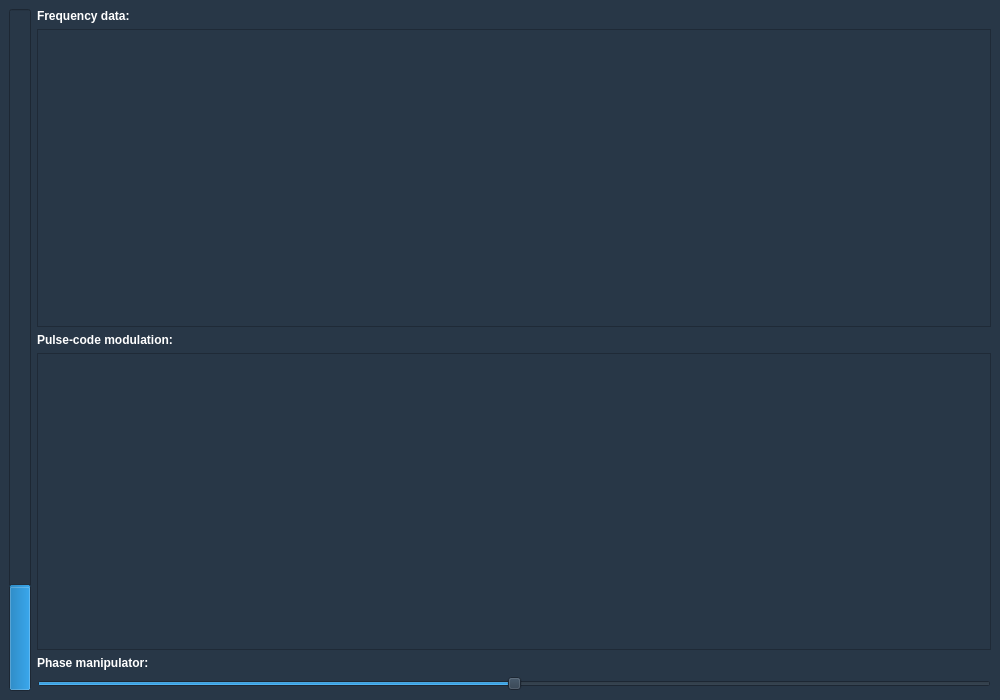
<?xml version="1.0" encoding="UTF-8"?>
<ui version="4.0">
 <class>AudioVisualizer</class>
 <widget class="QMainWindow" name="AudioVisualizer">
  <property name="geometry">
   <rect>
    <x>0</x>
    <y>0</y>
    <width>1000</width>
    <height>700</height>
   </rect>
  </property>
  <property name="windowTitle">
   <string>AudioVisualizer</string>
  </property>
  <property name="styleSheet">
   <string notr="true">background-color: #283747</string>
  </property>
  <widget class="QWidget" name="centralwidget">
   <layout class="QHBoxLayout" name="horizontalLayout">
    <item>
     <widget class="QProgressBar" name="sound_lvl">
      <property name="maximum">
       <number>1000</number>
      </property>
      <property name="value">
       <number>150</number>
      </property>
      <property name="textVisible">
       <bool>false</bool>
      </property>
      <property name="orientation">
       <enum>Qt::Vertical</enum>
      </property>
     </widget>
    </item>
    <item>
     <widget class="QFrame" name="frame">
      <property name="font">
       <font>
        <weight>75</weight>
        <bold>true</bold>
       </font>
      </property>
      <property name="frameShape">
       <enum>QFrame::NoFrame</enum>
      </property>
      <property name="frameShadow">
       <enum>QFrame::Plain</enum>
      </property>
      <layout class="QVBoxLayout" name="verticalLayout">
       <property name="leftMargin">
        <number>0</number>
       </property>
       <property name="topMargin">
        <number>0</number>
       </property>
       <property name="rightMargin">
        <number>0</number>
       </property>
       <property name="bottomMargin">
        <number>0</number>
       </property>
       <item>
        <widget class="QLabel" name="label_fft">
         <property name="font">
          <font>
           <pointsize>9</pointsize>
           <weight>75</weight>
           <bold>true</bold>
          </font>
         </property>
         <property name="styleSheet">
          <string notr="true">color: #FFFFFF</string>
         </property>
         <property name="text">
          <string>Frequency data:</string>
         </property>
        </widget>
       </item>
       <item>
        <widget class="PlotWidget" name="fft_plot"/>
       </item>
       <item>
        <widget class="QLabel" name="pcm_normal">
         <property name="font">
          <font>
           <pointsize>9</pointsize>
           <weight>75</weight>
           <bold>true</bold>
          </font>
         </property>
         <property name="styleSheet">
          <string notr="true">color: #FFFFFF</string>
         </property>
         <property name="text">
          <string>Pulse-code modulation:</string>
         </property>
        </widget>
       </item>
       <item>
        <widget class="PlotWidget" name="pcm_plot"/>
       </item>
       <item>
        <widget class="QLabel" name="label">
         <property name="font">
          <font>
           <pointsize>9</pointsize>
           <weight>75</weight>
           <bold>true</bold>
          </font>
         </property>
         <property name="styleSheet">
          <string notr="true">color: #FFFFFF</string>
         </property>
         <property name="text">
          <string>Phase manipulator:</string>
         </property>
        </widget>
       </item>
       <item>
        <widget class="QSlider" name="horizontalSlider">
         <property name="minimum">
          <number>-25</number>
         </property>
         <property name="maximum">
          <number>25</number>
         </property>
         <property name="orientation">
          <enum>Qt::Horizontal</enum>
         </property>
        </widget>
       </item>
      </layout>
     </widget>
    </item>
   </layout>
  </widget>
 </widget>
 <customwidgets>
  <customwidget>
   <class>PlotWidget</class>
   <extends>QGraphicsView</extends>
   <header>pyqtgraph</header>
  </customwidget>
 </customwidgets>
 <resources/>
 <connections/>
</ui>
